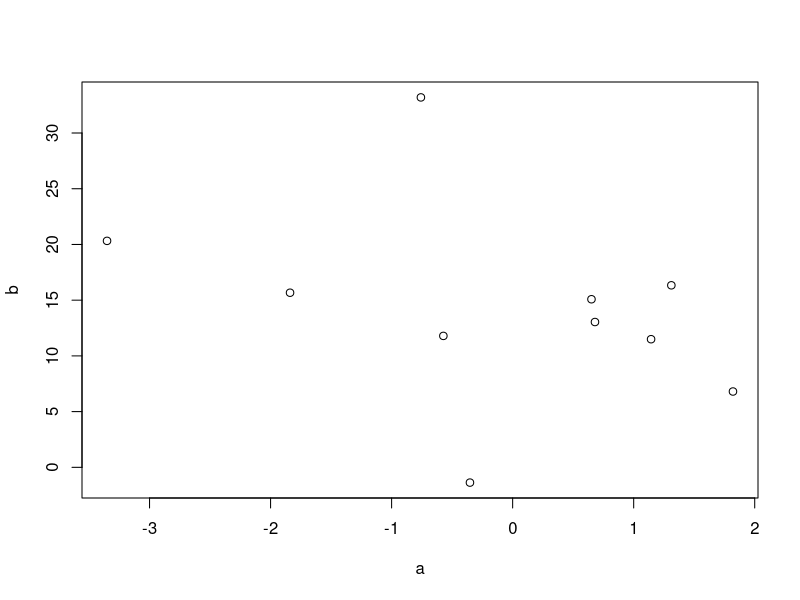

Source code (R):
## ---- chunk 1
a = rnorm(10, 0, 1)
b = rnorm(10, 10,14)

plot(a,b)
